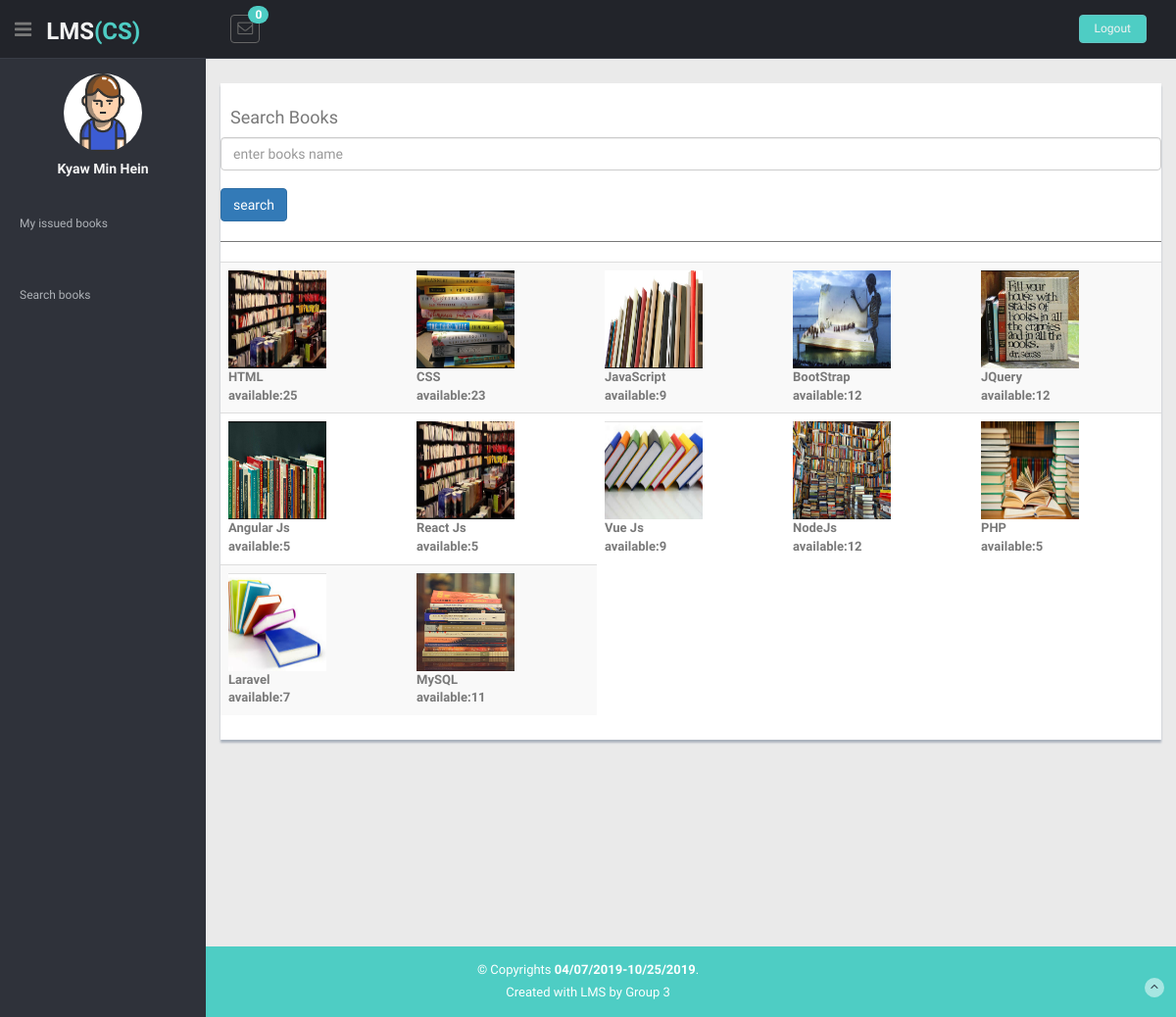
The app's page /student/search_books.php (signed in) with its own data.
### tables this page shows
CREATE TABLE `student_registration` (
  `id` int(11) NOT NULL,
  `firstname` varchar(50) NOT NULL,
  `lastname` varchar(50) NOT NULL,
  `username` varchar(50) NOT NULL,
  `password` varchar(50) NOT NULL,
  `email` varchar(50) NOT NULL,
  `contact` varchar(50) NOT NULL,
  `sem` varchar(50) NOT NULL,
  `enrollment` varchar(50) NOT NULL,
  `status` varchar(3) NOT NULL,
  `image` varchar(500) NOT NULL
);

CREATE TABLE `add_books` (
  `id` int(11) NOT NULL,
  `books_name` varchar(50) NOT NULL,
  `books_image` varchar(500) NOT NULL,
  `books_author_name` varchar(50) NOT NULL,
  `books_publication_name` varchar(50) NOT NULL,
  `books_purchase_date` varchar(20) NOT NULL,
  `books_price` varchar(20) NOT NULL,
  `books_qty` varchar(20) NOT NULL,
  `available_qty` varchar(20) NOT NULL,
  `librarian_username` varchar(50) NOT NULL
);

### student/search_books.php (the view)
<?php
	include('header.php');
	include('menu.php');
	include('connection.php');
?>
    <section id="main-content">
      <section class="wrapper site-min-height">
        <div class="row mt">
          <div class="col-lg-12">
			<div class="content-panel">
              <table class="table table-striped table-advance table-hover">
                <h4>Search Books</h4>
				<form action="" method="post">
					<input type="text" name="bookname" class="form-control" placeholder="enter books name">
					<br>
					<button type="submit" class="btn btn-primary" name="submit1">search</button>
				</form>
                <hr>
				<tbody>
					<?php
					if(isset($_POST['submit1'])){
						$res=mysqli_query($link,"select * from add_books where books_name like ('%$_POST[bookname]%')");
					}
					else{
						$res=mysqli_query($link,"select * from add_books");
					}
						$i=0;
						echo "<tr>";
						while($row=mysqli_fetch_array($res)){
							$i=$i+1;
							echo "<td>";
					?><img src="../librarian/books_image/<?php echo $row['books_image']; ?>" width="100" height="100">
					<?php
							echo "<br>";
							echo "<b>".$row['books_name']."</b>";
							echo "<br>";
							echo "<b>"."available:".$row['available_qty']."</b>";
							echo "</td>";
							if($i==5){
								echo "</tr>";
								echo "<tr>";
								$i=0;
							}
						}
						echo "</tr>";
					?>
                </tbody>
              </table>
            </div>
          </div>
        </div>
      </section>
    </section>
    <?php
		include('footer.php');
	?>

### student/menu.php
<?php
	include('connection.php');
	$res5=mysqli_query($link,"select * from student_registration where username='$_SESSION[username]'");
  $name="";
  $image="";
	while($row5=mysqli_fetch_array($res5)){
    $name=$row5['username'];
    $image=$row5['image'];
	}
?>
    <aside>
      <div id="sidebar" class="nav-collapse ">
        <ul class="sidebar-menu" id="nav-accordion">
          <p class="centered"><a href="profile.html"><img src="students_image/<?php echo $image; ?>" class="img-circle" width="80"></a></p>
          <h5 class="centered"><?php echo $name; ?></h5>
          <li class="mt"><a href="my_issued_book.php">My issued books</a></li>
		  <li class="mt"><a href="search_books.php">Search books</a></li>
        </ul>
      </div>
    </aside>

### student/css/style.css (style rules this page uses)
body { color: #797979; background: #eaeaea; font-family: 'Ruda', sans-serif; padding: 0px !important; margin: 0px !important; font-size:13px; }
ul li { list-style: none; }
a, a:hover, a:focus { text-decoration: none; outline: none; }
hr { margin-top: 20px; margin-bottom: 20px; border: 0; border-top: 1px solid #797979; }
.centered { text-align: center; }
.mt { margin-top: 25px; }
#sidebar { width: 210px; height: 100%; position: fixed; background: #2f323a; }
#sidebar h5 { color: #f2f2f2; font-weight: 700; }
#sidebar ul li { position: relative; }
ul.sidebar-menu , ul.sidebar-menu li ul.sub { margin: -2px 0 0; padding: 0; }
ul.sidebar-menu { margin-top: 75px; }
ul.sidebar-menu li { margin-bottom: 5px; margin-left:10px; margin-right:10px; }
ul.sidebar-menu li a { color: #aeb2b7; text-decoration: none; display: block; padding: 15px 0 15px 10px; font-size: 12px; outline: none; -webkit-transition: all 0.3s ease; -moz-transition: all 0.3s ease; -o-transition: all 0.3s ease; -ms-transition: all 0.3s ease; transition: all 0.3s ease; }
#main-content { margin-left: 210px; }
.wrapper { display: inline-block; margin-top: 60px; padding-left: 15px; padding-right: 15px; padding-bottom: 15px; padding-top: 0px; width: 100%; }
.content-panel { background: #ffffff; box-shadow: 0px 3px 2px #aab2bd; padding-top: 15px; padding-bottom: 5px; }
.content-panel h4 { margin-left: 10px; }
.site-min-height { min-height: 900px; }

### records on screen
student_registration: image (picture), username "Kyaw Min Hein"
add_books: books_image (picture), books_name "HTML", available_qty "25"
add_books: books_image (picture), books_name "CSS", available_qty "23"
add_books: books_image (picture), books_name "JavaScript", available_qty "9"
add_books: books_image (picture), books_name "BootStrap", available_qty "12"
add_books: books_image (picture), books_name "JQuery", available_qty "12"
add_books: books_image (picture), books_name "Angular Js", available_qty "5"
add_books: books_image (picture), books_name "React Js", available_qty "5"
add_books: books_image (picture), books_name "Vue Js", available_qty "9"
add_books: books_image (picture), books_name "NodeJs", available_qty "12"
add_books: books_image (picture), books_name "PHP", available_qty "5"
add_books: books_image (picture), books_name "Laravel", available_qty "7"
add_books: books_image (picture), books_name "MySQL", available_qty "11"

### other values on screen
$total "0"
